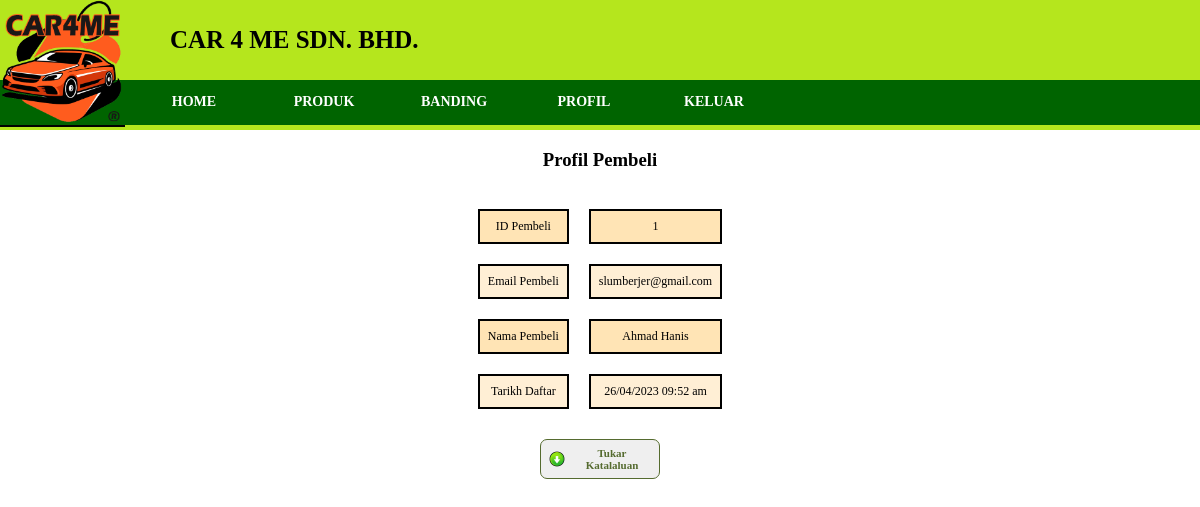
Page /pembeli/pembeli_profil.php (signed in) on the committed database.
### tables this page shows
CREATE TABLE `pembeli` (
  `idpembeli` int(4) NOT NULL,
  `email` varchar(50) NOT NULL,
  `password` varchar(40) DEFAULT NULL,
  `namapembeli` varchar(30) DEFAULT NULL,
  `tarikhdaftar` datetime(6) NOT NULL DEFAULT current_timestamp(6)
);

### pembeli/pembeli_profil.php (the view, shortened to what this page needs)
<?php
include("../sambungan.php");
include("pembeli_menu.php");
$idpembeli = $_SESSION["idpengguna"];
?>
<html>
<head>
    <link rel="stylesheet" href="../style/asenarai.css">
    <link rel="stylesheet" href="../style/abutton.css">
</head>
<body>
    <center>
        <h3>Profil Pembeli</h3>
    </center>
    <table class="produk">
        <?php
        $sql = "SELECT * FROM pembeli WHERE idpembeli = '$idpembeli'";
        $result = mysqli_query($sambungan, $sql);
        while ($pembeli = mysqli_fetch_array($result)) {
            $datereg = date_format(date_create($pembeli['tarikhdaftar']),"d/m/Y H:i a");
            echo "<tr><td>ID Pembeli</td><td>$pembeli[idpembeli]</td></tr>";
            echo "<tr><td>Email Pembeli</td><td>$pembeli[email]</td></tr>";
            echo "<tr><td>Nama Pembeli</td><td>$pembeli[namapembeli]</td></tr>";
            echo "<tr><td>Tarikh Daftar</td><td>$datereg</td></tr>";
        }
        ?>
    </table>
    <center> <a href='tukar.php'><button class='katalaluan' onclick="return confirm('Adakah anda ingin tukar?')"> Tukar
                Katalaluan </button></a></center>
</body>
</html>

### style/amenu.css (style rules this page uses)
body { background-image: url(../imej/back.jpg); background-size: cover; background-attachment: fixed; }
body { margin: 0px; }

### style/asenarai.css (style rules this page uses)
body { background-image: url(../imej/back.jpg); background-size: cover; background-attachment: fixed; }
table { font-family: verdana; font-size: 12px; font-weight: normal; text-align: center; margin: 0px auto; margin-bottom: 0px; border-collapse: collapse; clear: left; }
table.produk { margin-top: 0px; border-spacing: 20px; border-collapse: separate; }
td, th { padding: 8px; border: 2px solid black; }
tr:nth-child(odd) { background-color: moccasin; }
tr:nth-child(even) { background-color: papayawhip; }

### style/abutton.css (style rules this page uses)
button, a.maklumat, a.banding { font-family: verdana; font-weight: bold; font-size: 11px; text-align: center; color: darkolivegreen; width: 90px; padding: 7px 8px 7px 32px; border: 1px solid darkolivegreen; border-radius: 7px; margin-top: 10px; background-position: 8px; background-repeat: no-repeat; }
button.katalaluan { width: 120px; background-image: url(../imej/signin.png); }

### rows in the picture
pembeli: idpembeli "1", email "slumberjer@gmail.com", namapembeli "Ahmad Hanis", tarikhdaftar "26/04/2023 09:52 am"
